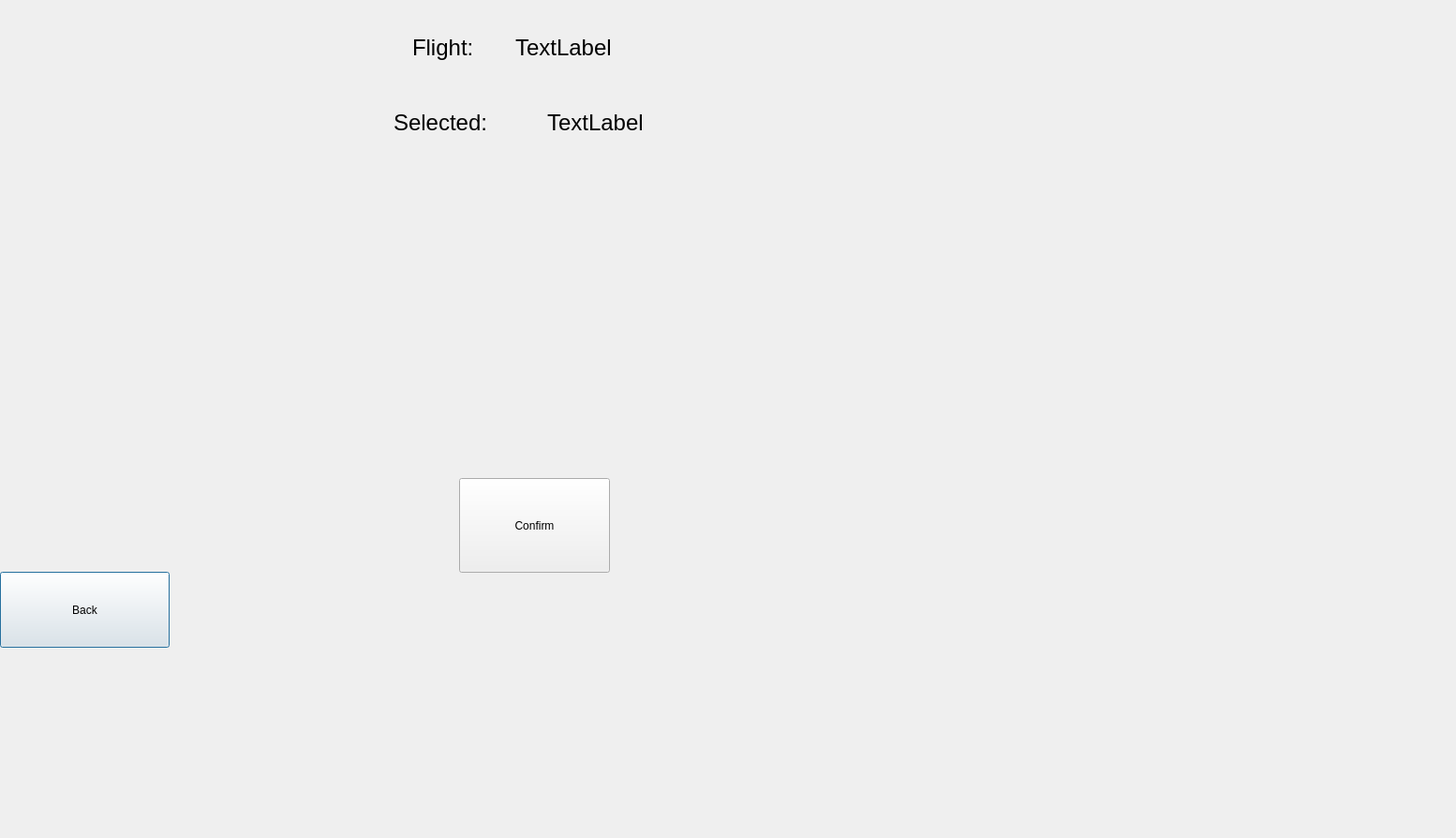
<?xml version="1.0" encoding="UTF-8"?>
<ui version="4.0">
 <class>BookingDialog</class>
 <widget class="QDialog" name="BookingDialog">
  <property name="geometry">
   <rect>
    <x>0</x>
    <y>0</y>
    <width>1554</width>
    <height>894</height>
   </rect>
  </property>
  <property name="windowTitle">
   <string>Dialog</string>
  </property>
  <widget class="QWidget" name="seatWidget" native="true">
   <property name="geometry">
    <rect>
     <x>140</x>
     <y>160</y>
     <width>891</width>
     <height>331</height>
    </rect>
   </property>
  </widget>
  <widget class="QPushButton" name="btnBack">
   <property name="geometry">
    <rect>
     <x>0</x>
     <y>610</y>
     <width>181</width>
     <height>81</height>
    </rect>
   </property>
   <property name="text">
    <string>Back</string>
   </property>
  </widget>
  <widget class="QPushButton" name="btnConfirm">
   <property name="geometry">
    <rect>
     <x>490</x>
     <y>510</y>
     <width>161</width>
     <height>101</height>
    </rect>
   </property>
   <property name="text">
    <string>Confirm</string>
   </property>
  </widget>
  <widget class="QWidget" name="">
   <property name="geometry">
    <rect>
     <x>440</x>
     <y>30</y>
     <width>213</width>
     <height>42</height>
    </rect>
   </property>
   <layout class="QHBoxLayout" name="horizontalLayout">
    <item>
     <widget class="QLabel" name="label">
      <property name="font">
       <font>
        <pointsize>18</pointsize>
       </font>
      </property>
      <property name="text">
       <string>Flight:</string>
      </property>
     </widget>
    </item>
    <item>
     <widget class="QLabel" name="labelFlight">
      <property name="font">
       <font>
        <pointsize>18</pointsize>
       </font>
      </property>
      <property name="text">
       <string>TextLabel</string>
      </property>
     </widget>
    </item>
   </layout>
  </widget>
  <widget class="QWidget" name="">
   <property name="geometry">
    <rect>
     <x>420</x>
     <y>110</y>
     <width>321</width>
     <height>42</height>
    </rect>
   </property>
   <layout class="QHBoxLayout" name="horizontalLayout_2">
    <item>
     <widget class="QLabel" name="label_3">
      <property name="font">
       <font>
        <pointsize>18</pointsize>
       </font>
      </property>
      <property name="text">
       <string>Selected: </string>
      </property>
     </widget>
    </item>
    <item>
     <widget class="QLabel" name="labelSelected">
      <property name="font">
       <font>
        <pointsize>18</pointsize>
       </font>
      </property>
      <property name="text">
       <string>TextLabel</string>
      </property>
     </widget>
    </item>
   </layout>
  </widget>
 </widget>
 <resources/>
 <connections/>
</ui>
